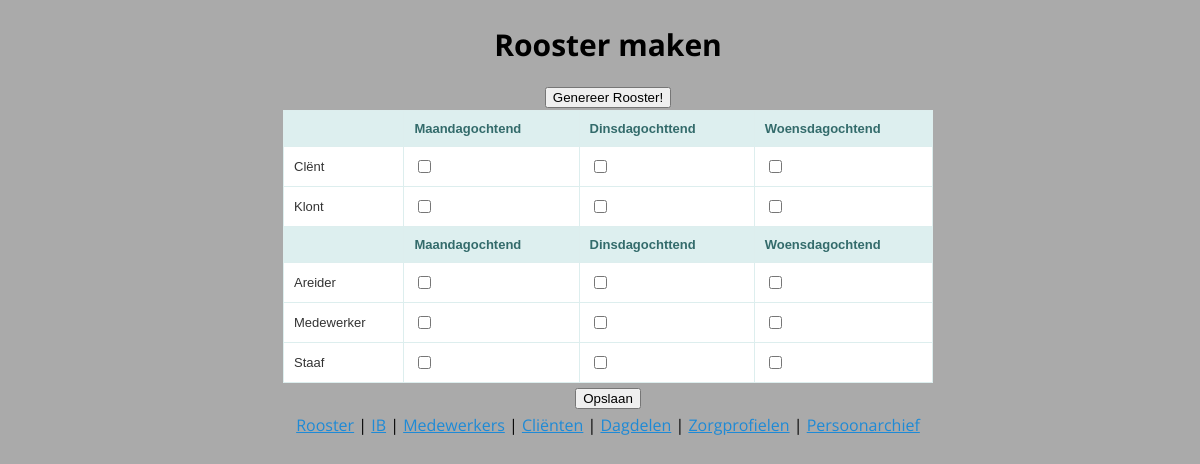
The page / on the database its author committed.
### roosterapp/sql.py (models this page shows)
class Dole(Base):
    __tablename__ = 'doles'
    id = Column(Integer, primary_key = True)
    name = Column(String)
    hours = Column(Integer, default=1)
    occupation = relationship("Presence", backref="dole", cascade="delete, delete-orphan")

class Client(Base):
    __tablename__ = 'clients'
    person_id = Column(Integer, ForeignKey("persons.id"), primary_key=True)
    profile_id = Column(Integer, ForeignKey("profiles.id"))
    hours = Column(Integer, default=0)
    person = relationship("Person")
    sessions = relationship("Session", backref="client", cascade="delete, delete-orphan")

class Person(Base):
    __tablename__ = 'persons'
    id = Column(Integer, primary_key=True)
    name = Column(String)
    active = Column(Boolean, default=True)
    atttendance = relationship("Presence", backref="person", cascade="delete, delete-orphan")

class Staff(Base):
    __tablename__ = 'staffs'
    person_id = Column(Integer, ForeignKey("persons.id"), primary_key=True)
    min_hours = Column(Integer, default=0)
    max_hours = Column(Integer, default=0)
    person = relationship("Person")
    sessions = relationship("Session", backref="staff", cascade="delete, delete-orphan")

### roosterapp/routes.py (the view)
@rooster_maker.route('/', methods=['GET'])
def show_rooster():
    rooster = {}
    clients = app.db.session.query(Client).join(Person).filter(Person.active)
    for client in clients:
        rooster[client.person.id] = {}
    staffs = app.db.session.query(Staff).join(Person).filter(Person.active)
    for staff in staffs:
        rooster[staff.person.id] = {}
    doles = app.db.session.query(Dole).all()
    client_ids = [client.person_id for client in clients]
    staff_ids = [staff.person_id for staff in staffs]
    person_ids = client_ids + staff_ids
    presences = app.db.session.query(Presence).filter(Presence.person_id.in_(person_ids))
    for presence in presences:
        rooster[presence.person_id][presence.dole_id] = presence.present
    return render_template('rooster.html', staffs=staffs, clients=clients, doles=doles, rooster=rooster)

### roosterapp/templates/rooster.html (shortened to what this page needs)
{% extends 'base.html' %}
{% block body %}
<h1> Rooster maken </h1>
{% if doles|length < 1 %}
    <h4>Er zijn geen dagdelen in het systeem. Voeg er <a href="/doles">hier</a> een toe.</h4>
{% else %}
<form action="/rooster" method="POST">
    <input type="submit" value="Genereer Rooster!">
</form>
<form action="/presence/update" method="POST">
    <table style="width: 50em;">
        <tr>
            <th></th>
            {% for dole in doles %}
            <th>{{  dole.name }}</th>
            {% endfor %}
        </tr>
        {% for client in clients %}
            <tr>
                <td>{{ client.person.name }}</td>
                {% for dole in doles %}
                <td>
                    <div class="cell">
                        <div class="checkboxContainer">
                            <input class="ternaryBox" type="checkbox" id="presence_{{ client.person.id }}_{{ dole.id }}" name="presence_{{ client.person.id }}_{{ dole.id }}">
                        </div>
                    </div>
                </td>
                {% endfor %}
            </tr>
        {% endfor %}
        <tr>
            <th></th>
            {% for dole in doles %}
            <th>{{  dole.name }}</th>
            {% endfor %}
        </tr>
        {% for staff in staffs %}
            <tr>
                <td>{{ staff.person.name }}</td>
                {% for dole in doles %}
                <td>
                    <div class="cell">
                        <div class="checkboxContainer">
                            <input class="ternaryBox" type="checkbox" id="presence_{{ staff.person.id }}_{{ dole.id }}" name="presence_{{ staff.person.id }}_{{ dole.id }}">
                        </div>
                    </div>
                </td>
                {% endfor %}
            </tr>
        {% endfor %}
    </table>
<input type="submit" value="Opslaan">
</form>
{% endif %}
{% endblock %}

### roosterapp/static/css/main.css (style rules this page uses)
body { font-family: 'Open Sans', sans-serif; line-height: 1.75em; font-size: 16px; background-color: #aaa; width: 100%; position: relative; }
h1 { font-size: 30px; line-height: 34px; text-align: center; }
table { border: solid 1px #DDEEEE; border-collapse: collapse; border-spacing: 0; font: normal 13px Arial, sans-serif; }
table, th { background-color: #DDEFEF; border: solid 1px #DDEEEE; color: #336B6B; padding: 10px; text-align: left; }
table, td { background-color: #FFFFFF; border: solid 1px #DDEEEE; color: #333; padding: 10px; }
.cell { border:0px solid rgba(0,0,0,0.2); }
.checkboxContainer { display: inline-block; vertical-align: top; }

### rows shown on the page
Dole: name "Maandagochtend"
Dole: name "Dinsdagochttend"
Dole: name "Woensdagochtend"
Client: person.name "Clënt"
Client: person.name "Klont"
Staff: person.name "Areider"
Staff: person.name "Medewerker"
Staff: person.name "Staaf"
